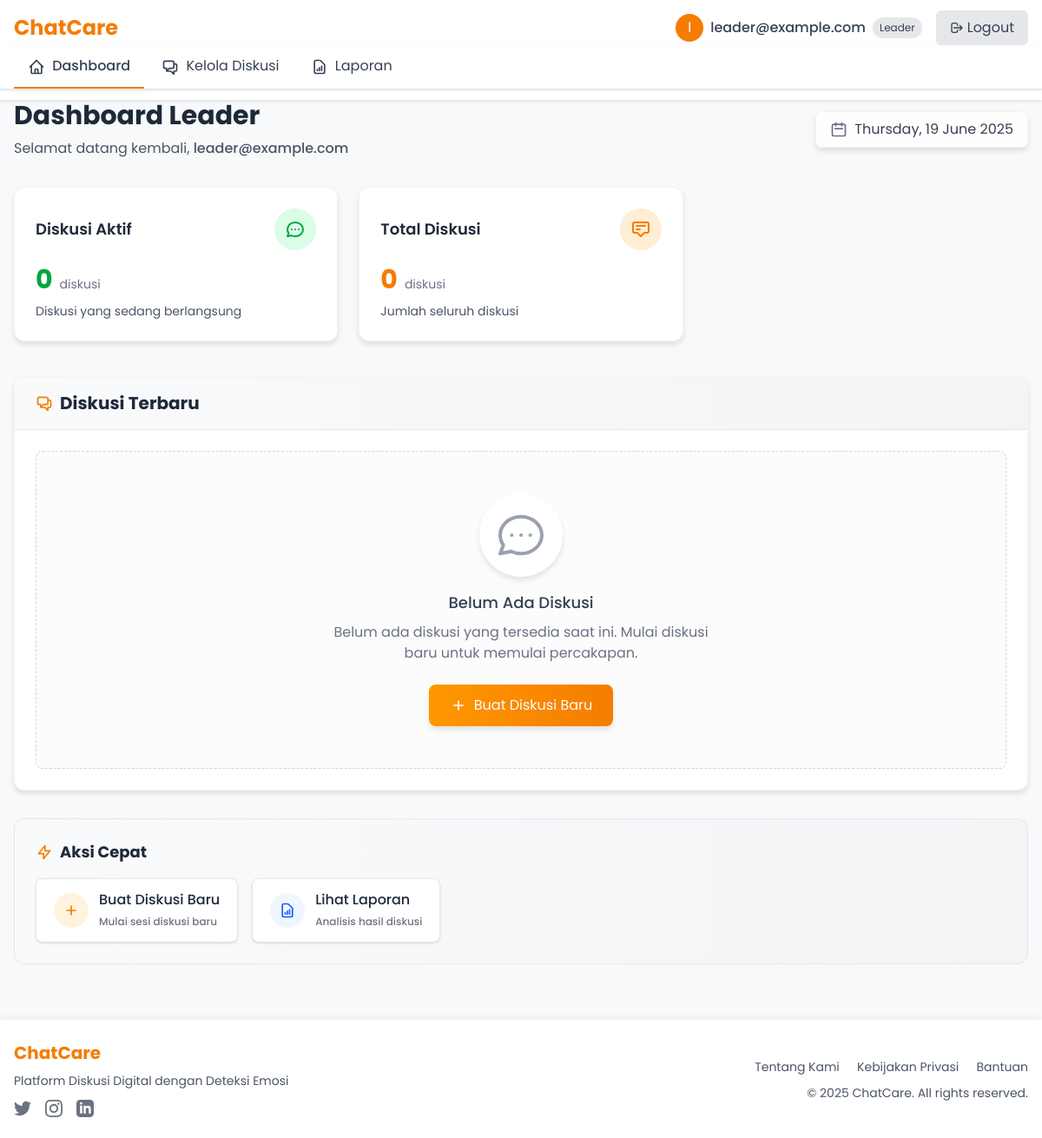
The page /dashboard (signed in) on the database as committed earlier.
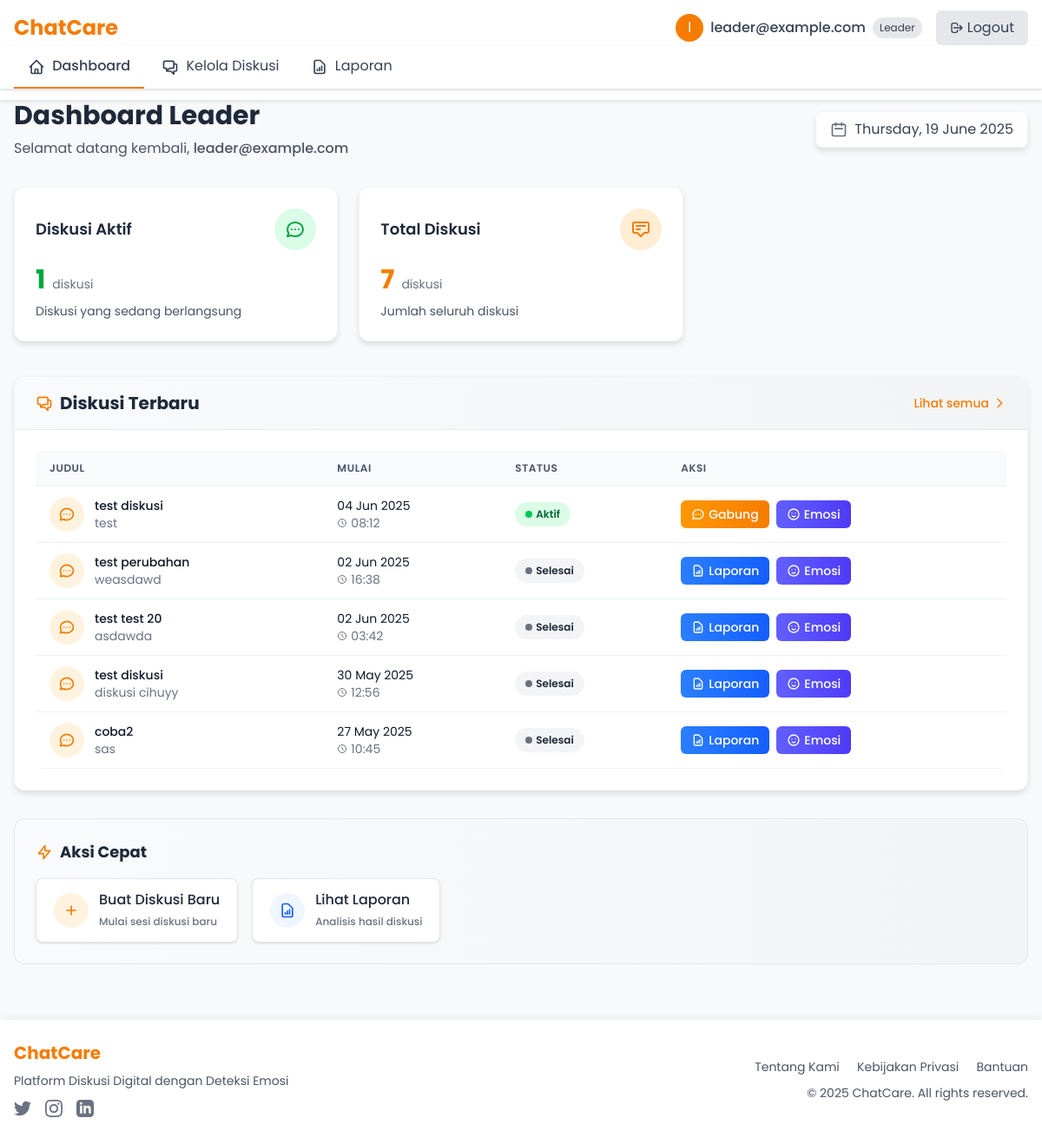
The same page on the database as committed later.
### tables this page shows
CREATE TABLE `session` (
  `session_id` int NOT NULL,
  `chat_log_id` int DEFAULT NULL,
  `participants` json DEFAULT NULL,
  `creator_id` varchar(36) DEFAULT NULL,
  `start_time` datetime DEFAULT NULL,
  `end_time` datetime DEFAULT NULL
);

### app/controllers/DashboardController.php (called while the page is built, shortened)
<?php
class DashboardController extends Controller {
    private $sessionModel;
    private $userModel;
    public function __construct() {
        $this->sessionModel = $this->model('Session');
        $this->userModel = $this->model('User');
    }
    public function index() {
        $userId = $_SESSION['user_id'];
        $role = $_SESSION['role'];
        if ($role == 'admin') {
            $sessions = $this->sessionModel->getSessions();
            $users = $this->userModel->getUsers();
            $data = [
                'title' => 'Dashboard Admin',
                'sessions' => $sessions,
                'users' => $users,
                'active_sessions' => count(array_filter($sessions, function($session) {
                    return $session['end_time'] === null;
                })),
                'total_users' => count($users)
            ];
        } elseif ($role == 'leader') {
            $sessions = $this->sessionModel->getSessionsByUserId($userId);
            $data = [
                'title' => 'Dashboard Leader',
                'sessions' => $sessions,
                'active_sessions' => count(array_filter($sessions, function($session) {
                    return $session['end_time'] === null;
                }))
            ];
        }
        $this->view('dashboard/index', $data);
    }
}

### index.php (called while the page is built, shortened)
<?php
require_once BASE_PATH . '/app/core/Autoloader.php';
$app = new App();
$app->run();

### app/core/Autoloader.php (called while the page is built, shortened)
<?php
class Autoloader {
    public static function register() {
        spl_autoload_register(function ($class) {
            $class = str_replace('\\', DIRECTORY_SEPARATOR, $class);
            $directories = [
                BASE_PATH . '/app/controllers/',
                BASE_PATH . '/app/models/',
                BASE_PATH . '/app/core/',
                BASE_PATH . '/app/services/'
            ];
            foreach ($directories as $directory) {
                $file = $directory . $class . '.php';
                if (file_exists($file)) {
                    return true;
                }
            }
            return false;
        });
    }
}

### config/database.php (called while the page is built)
<?php
return [
    'host' => 'localhost',
    'username' => 'root',
    'password' => '',
    'database' => 'chatcare_db',
    'charset' => 'utf8mb4',
    'collation' => 'utf8mb4_unicode_ci',
];

### app/core/Database.php (called while the page is built, shortened)
<?php
class Database {
    private $host;
    private $username;
    private $password;
    private $database;
    private $charset;
    private $conn;
    private $stmt;
    public function __construct() {
        $config = require BASE_PATH . '/config/database.php';
        $this->host = $config['host'];
        $this->username = $config['username'];
        $this->password = $config['password'];
        $this->database = $config['database'];
        $this->charset = $config['charset'];
    }
    private function connect() {
        $dsn = "mysql:host={$this->host};dbname={$this->database};charset={$this->charset}";
        $options = [
            PDO::ATTR_PERSISTENT => true,
            PDO::ATTR_ERRMODE => PDO::ERRMODE_EXCEPTION,
            PDO::ATTR_DEFAULT_FETCH_MODE => PDO::FETCH_ASSOC,
            PDO::ATTR_EMULATE_PREPARES => false
        ];
        try {
            $this->conn = new PDO($dsn, $this->username, $this->password, $options);
        } catch (PDOException $e) {
            die('Database connection failed: ' . $e->getMessage());
        }
    }
    public function query($sql) {
        $this->stmt = $this->conn->prepare($sql);
    }
    public function bind($param, $value, $type = null) {
        if (is_null($type)) {
            switch (true) {
                default:
                    $type = PDO::PARAM_STR;
            }
        }
        $this->stmt->bindValue($param, $value, $type);
    }
    public function execute() {
        return $this->stmt->execute();
    }
    public function resultSet() {
        $this->execute();
        return $this->stmt->fetchAll();
    }
}

### app/models/SessionModel.php (called while the page is built, shortened)
<?php
class SessionModel {
    private $db;
    public function __construct() {
        $this->db = new Database();
    }
    public function getSessionsByUserId($userId) {
        $this->db->query("SELECT s.*, c.chat_id FROM session s
                          LEFT JOIN chat_log c ON s.chat_log_id = c.chat_id
                          WHERE JSON_CONTAINS(s.participants, :userId, '$.user_ids')
                          ORDER BY s.start_time DESC");
        $this->db->bind(':userId', json_encode($userId));
        return $this->db->resultSet();
    }
}

### app/views/dashboard/index.php (the view, shortened to what the rows shown need)
<div class="container mx-auto px-6 py-8">
    <div class="flex flex-col md:flex-row justify-between items-center mb-8">
        <div>
            <h1 class="text-3xl font-bold text-gray-800 mb-2"><?= $title ?></h1>
        </div>
    </div>
    <div class="grid grid-cols-1 md:grid-cols-2 lg:grid-cols-3 gap-6 mb-10">
        <div class="bg-white rounded-xl shadow-md p-6 border border-gray-100 transition-all duration-300 hover:shadow-lg hover:border-green-200">
            <div class="flex items-center justify-between mb-4">
                <h2 class="text-lg font-semibold text-gray-800">Diskusi Aktif</h2>
            </div>
        </div>
        <div class="bg-white rounded-xl shadow-md p-6 border border-gray-100 transition-all duration-300 hover:shadow-lg hover:border-orange-200">
            <div class="flex items-center justify-between mb-4">
                <h2 class="text-lg font-semibold text-gray-800">Total Diskusi</h2>
            </div>
        </div>
    </div>
    <div class="bg-white rounded-xl shadow-md overflow-hidden border border-gray-100 mb-8">
        <div class="bg-gradient-to-r from-gray-50 to-gray-100 px-6 py-4 border-b border-gray-200 flex justify-between items-center">
            <div class="flex items-center">
                <h2 class="text-xl font-bold text-gray-800">Diskusi Terbaru</h2>
            </div>
        </div>
        <div class="p-6">
            <?php if (empty($sessions)): ?>
                <div class="flex flex-col items-center justify-center py-12 bg-gray-50/50 rounded-lg border border-dashed border-gray-300">
                    <div class="bg-white p-4 rounded-full shadow-md mb-4">
                        <svg xmlns="http://www.w3.org/2000/svg" class="h-16 w-16 text-gray-400" fill="none" viewBox="0 0 24 24" stroke="currentColor">
                            <path stroke-linecap="round" stroke-linejoin="round" stroke-width="1.5" d="M8 12h.01M12 12h.01M16 12h.01M21 12c0 4.418-4.03 8-9 8a9.863 9.863 0 01-4.255-.949L3 20l1.395-3.72C3.512 15.042 3 13.574 3 12c0-4.418 4.03-8 9-8s9 3.582 9 8z" />
                        </svg>
                    </div>
                    <h3 class="text-lg font-medium text-gray-700 mb-2">Belum Ada Diskusi</h3>
                    <p class="text-gray-500 text-center max-w-md mb-6">Belum ada diskusi yang tersedia saat ini. Mulai diskusi baru untuk memulai percakapan.</p>
                    <?php if ($_SESSION['role'] == 'admin' || $_SESSION['role'] == 'leader'): ?>
                        <a href="/discussions/create" class="px-6 py-3 bg-gradient-to-r from-[#ff9800] to-[#f57c00] text-white rounded-lg shadow-md hover:shadow-lg transition-all duration-300 flex items-center">
                            <svg xmlns="http://www.w3.org/2000/svg" class="h-5 w-5 mr-2" fill="none" viewBox="0 0 24 24" stroke="currentColor">
                                <path stroke-linecap="round" stroke-linejoin="round" stroke-width="2" d="M12 6v6m0 0v6m0-6h6m-6 0H6" />
                            </svg>
                            Buat Diskusi Baru
                        </a>
                    <?php endif; ?>
                </div>
            <?php else: ?>
                <div class="overflow-x-auto">
                    <table class="min-w-full divide-y divide-gray-200 rounded-lg overflow-hidden">
                        <thead>
                            <tr class="bg-gray-50">
                                <th scope="col" class="px-6 py-3 text-left text-xs font-medium text-gray-500 uppercase tracking-wider">Judul</th>
                                <th scope="col" class="px-6 py-3 text-left text-xs font-medium text-gray-500 uppercase tracking-wider">Mulai</th>
                                <th scope="col" class="px-6 py-3 text-left text-xs font-medium text-gray-500 uppercase tracking-wider">Status</th>
                                <th scope="col" class="px-6 py-3 text-left text-xs font-medium text-gray-500 uppercase tracking-wider">Aksi</th>
                            </tr>
                        </thead>
                        <tbody class="bg-white divide-y divide-gray-200">
                            <?php foreach (array_slice($sessions, 0, 5) as $session): ?>
                                <?php $participants = json_decode($session['participants'], true); ?>
                                <tr class="hover:bg-gray-50 transition-all duration-200">
                                    <td class="px-6 py-4">
                                        <div class="flex items-center">
                                            <div class="flex-shrink-0 mr-3">
                                                <div class="w-10 h-10 rounded-full bg-[#fff3e0] flex items-center justify-center">
                                                </div>
                                            </div>
                                            <div>
                                                <div class="text-sm font-medium text-gray-900"><?= $participants['title'] ?></div>
                                                <div class="text-sm text-gray-500"><?= substr($participants['description'], 0, 50) . (strlen($participants['description']) > 50 ? '...' : '') ?></div>
                                            </div>
                                        </div>
                                    </td>
                                    <td class="px-6 py-4">
                                        <div class="text-sm text-gray-900"><?= date('d M Y', strtotime($session['start_time'])) ?></div>
                                        <div class="text-sm text-gray-500 flex items-center">
                                            <svg xmlns="http://www.w3.org/2000/svg" class="h-3 w-3 mr-1" fill="none" viewBox="0 0 24 24" stroke="currentColor">
                                                <path stroke-linecap="round" stroke-linejoin="round" stroke-width="2" d="M12 8v4l3 3m6-3a9 9 0 11-18 0 9 9 0 0118 0z" />
                                            </svg>
                                            <?= date('H:i', strtotime($session['start_time'])) ?>
                                        </div>
                                    </td>
                                    <td class="px-6 py-4">
                                        <?php if ($session['end_time'] === null): ?>
                                            <span class="px-3 py-1 inline-flex items-center text-xs leading-5 font-semibold rounded-full bg-green-100 text-green-800">
                                                <span class="w-2 h-2 bg-green-500 rounded-full mr-1"></span>
                                                Aktif
                                            </span>
                                        <?php else: ?>
                                            <span class="px-3 py-1 inline-flex items-center text-xs leading-5 font-semibold rounded-full bg-gray-100 text-gray-800">
                                                <span class="w-2 h-2 bg-gray-500 rounded-full mr-1"></span>
                                                Selesai
                                            </span>
                                        <?php endif; ?>
                                    </td>
                                    <td class="px-6 py-4 text-sm font-medium">
                                        <div class="flex space-x-2">
                                            <?php if ($session['end_time'] === null): ?>
                                                <a href="/chatroom?session_id=<?= $session['session_id'] ?>" class="px-3 py-1.5 bg-gradient-to-r from-[#ff9800] to-[#f57c00] text-white rounded-md hover:shadow-md transition-all duration-300 flex items-center">
                                                    Gabung
                                                </a>
                                            <?php else: ?>
                                                <a href="/reports?session_id=<?= $session['session_id'] ?>" class="px-3 py-1.5 bg-gradient-to-r from-blue-500 to-blue-600 text-white rounded-md hover:shadow-md transition-all duration-300 flex items-center">
                                                    Laporan
                                                </a>
                                            <?php endif; ?>
                                            <a href="/mood?session_id=<?= $session['session_id'] ?>" class="px-3 py-1.5 bg-gradient-to-r from-indigo-500 to-indigo-600 text-white rounded-md hover:shadow-md transition-all duration-300 flex items-center">
                                                <svg xmlns="http://www.w3.org/2000/svg" class="h-4 w-4 mr-1" fill="none" viewBox="0 0 24 24" stroke="currentColor">
                                                    <path stroke-linecap="round" stroke-linejoin="round" stroke-width="2" d="M14.828 14.828a4 4 0 01-5.656 0M9 10h.01M15 10h.01M21 12a9 9 0 11-18 0 9 9 0 0118 0z" />
                                                </svg>
                                                Emosi
                                            </a>
                                        </div>
                                    </td>
                                </tr>
                            <?php endforeach; ?>
                        </tbody>
                    </table>
                </div>
            <?php endif; ?>
        </div>
    </div>
</div>
<?php
require_once BASE_PATH . '/app/views/layouts/main.php';
?>

Rows that differ between the two databases and show on the page:
added session: participants "test diskusi", participants "test", start_time "04 Jun 2025", start_time "08:12", shows "Aktif"
added session: participants "test perubahan", participants "weasdawd", start_time "02 Jun 2025", start_time "16:38", shows "Selesai"
added session: participants "test test 20", participants "asdawda", start_time "02 Jun 2025", start_time "03:42", shows "Selesai"
added session: participants "test diskusi", participants "diskusi cihuyy", start_time "30 May 2025", start_time "12:56", shows "Selesai"
added session: participants "coba2", participants "sas", start_time "27 May 2025", start_time "10:45", shows "Selesai"
Other text that changed with them:
$active_sessions: "0" → "1"
count($sessions): "0" → "7"
text no longer shown: "Belum Ada Diskusi Belum ada diskusi yang tersedia saat ini. Mulai diskusi baru untuk memulai percakapan. Buat Diskusi Baru"
text now shown: "Lihat semua JUDUL MULAI STATUS AKSI"
